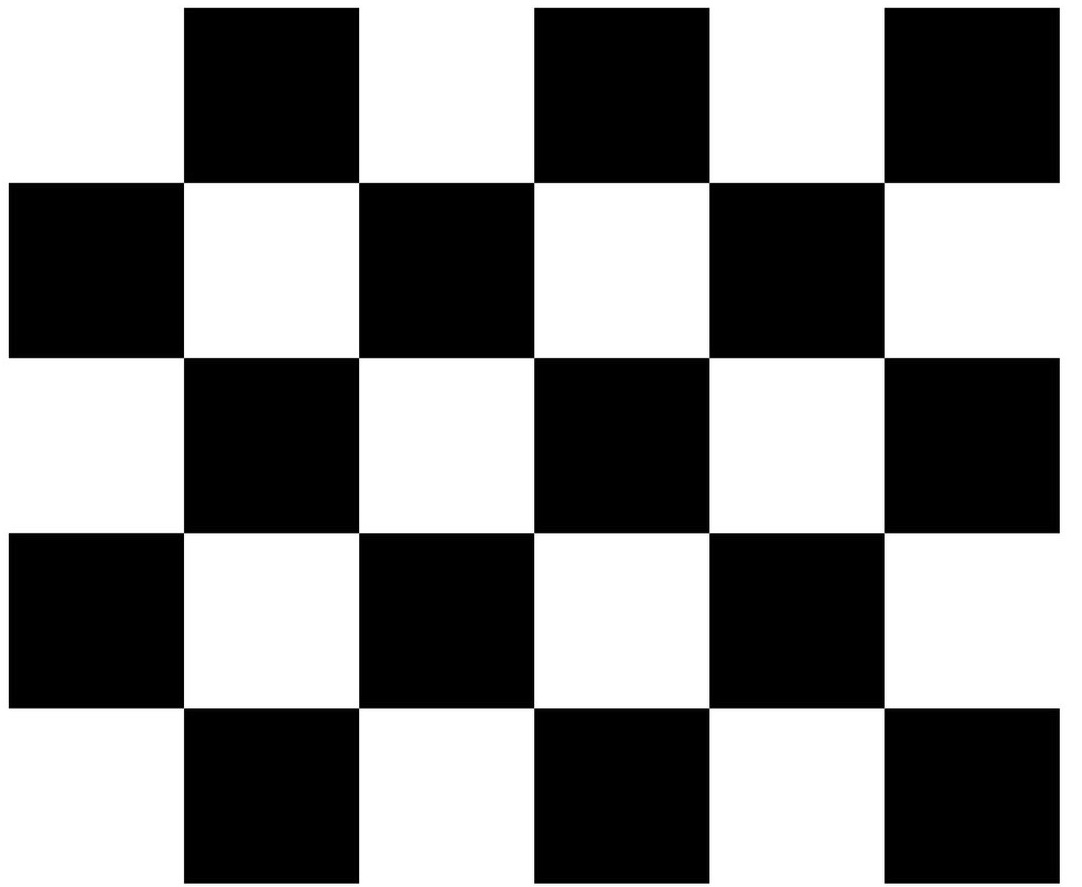
//> input picture resources/test.jpg, 1082 x 887 px
$ ./main   (built with g++ and OpenCV 4)
//> lines starting //> are read from the running program, lines starting //| are printed output that depends on the picture; after the words box and inside, x2 and y2 are one past the last pixel; in counts of white or black regions, pixels touching at a corner belong together
//
//  main.cpp
//  homography
//
//  Created by Gaston on 1/23/13.
//
//

#include <iostream>
#include <opencv2/opencv.hpp>

using namespace std;
using namespace cv;


void my_mouse_callback( int event, int x, int y, int flags, void* param );
Point getPoint(int x, int y, const Mat* homo);    //<! used to retrieve point*homography
void drawPointOnBoth(Point pos);

Mat homo;
Mat pattern, captor;

int main(int argc, const char * argv[])
{

    string resources="/Users/Gaston/dev/RDC/resources/";
    cout << "init" << endl;
    pattern = imread(resources + "test.jpg");
//> pattern is the input picture: 887 rows x 1082 cols, CV_8UC3; min 0, max 255, mean 132.7
    captor = imread(resources + "captor.jpg");
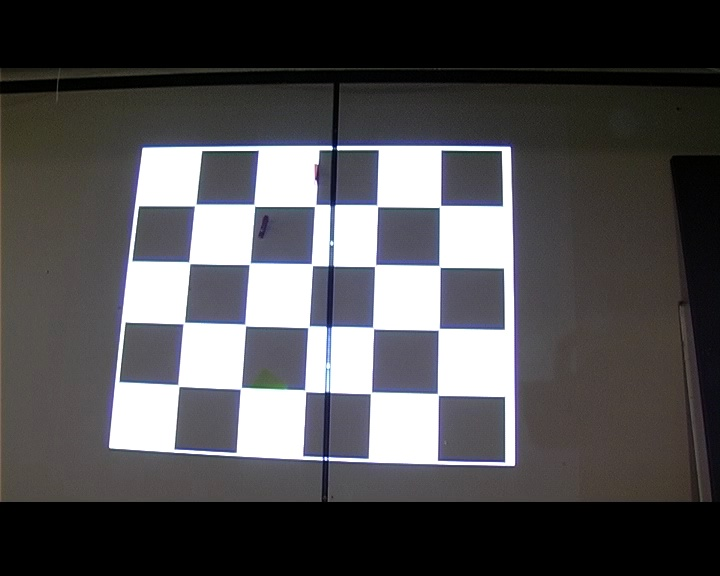
//> input picture resources/captor.jpg, 720 x 576 px
//> captor is the input picture: 576 rows x 720 cols, CV_8UC3; mean B, G, R 80.9, 79.1, 80.1
    int width = pattern.cols;
//> width = 1082


    Size boardSize(5, 4);

    vector<Point2f> patternCorners;
    bool patternFound = findChessboardCorners(pattern, boardSize, patternCorners,  CV_CALIB_CB_ADAPTIVE_THRESH);
//> patternCorners = 20 Points (x, y), first 12: [884.1, 708], [709, 708], [533.6, 708], [358.6, 707.9], [183.5, 708], [884.1, 532.8], [708.9, 532.8], [533.7, 532.7], [358.6, 532.7], [183.5, 532.7], [884.1, 357.7], [708.8, 357.6]; patternFound = true

    vector<Point2f> picCorners;
    bool picFound = findChessboardCorners(captor, boardSize, picCorners, CV_CALIB_CB_ADAPTIVE_THRESH|CV_CALIB_CB_FILTER_QUADS);
//> picCorners = 20 Points (x, y), first 12: [436, 391], [370.2, 393.7], [305.9, 391.7], [240.1, 389.3], [179.4, 386.6], [438.2, 330.1], [373.6, 328.6], [307.5, 327.7], [245.7, 325.7], [184.6, 322.1], [440.4, 267.5], [374.3, 266.6]; picFound = true

    drawChessboardCorners(pattern, boardSize, patternCorners, patternFound);
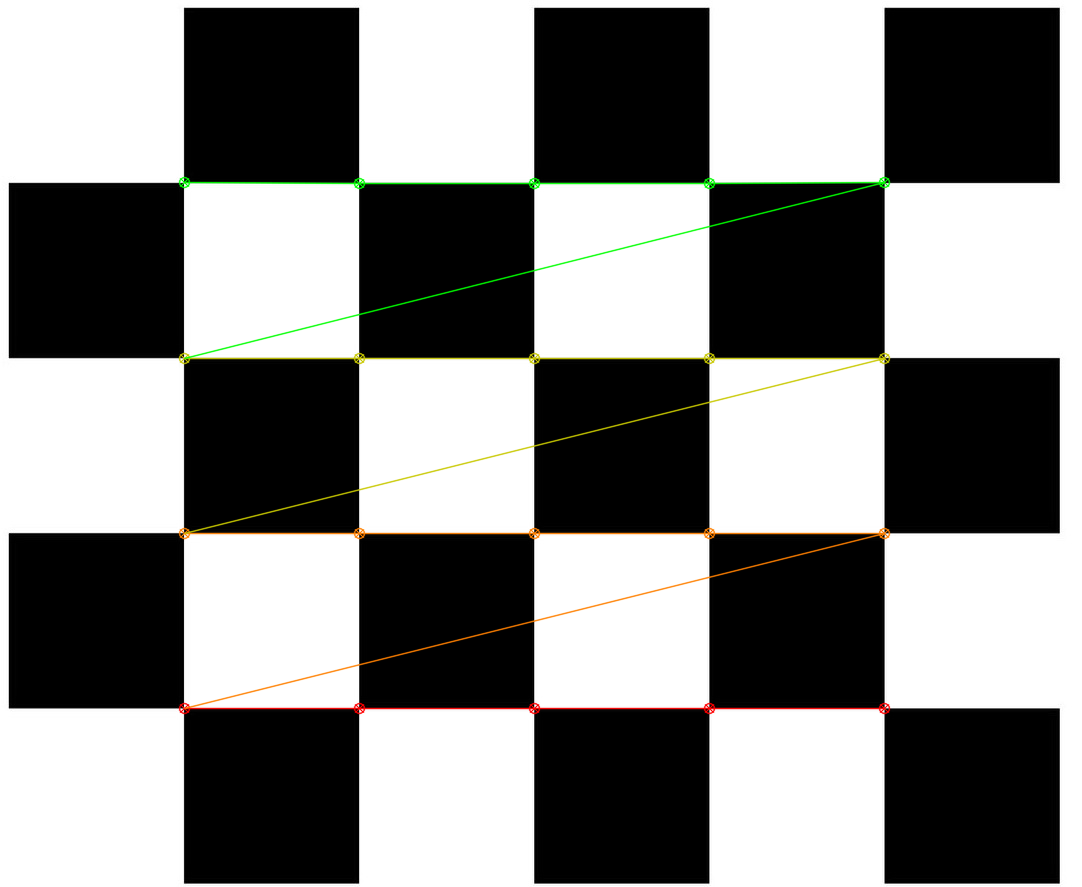
//> pattern: 887 rows x 1082 cols, CV_8UC3; 1.71% of pixels changed, all inside (x1, y1, x2, y2) = (178, 176, 891, 715)
    drawChessboardCorners(captor, boardSize, picCorners, picFound);
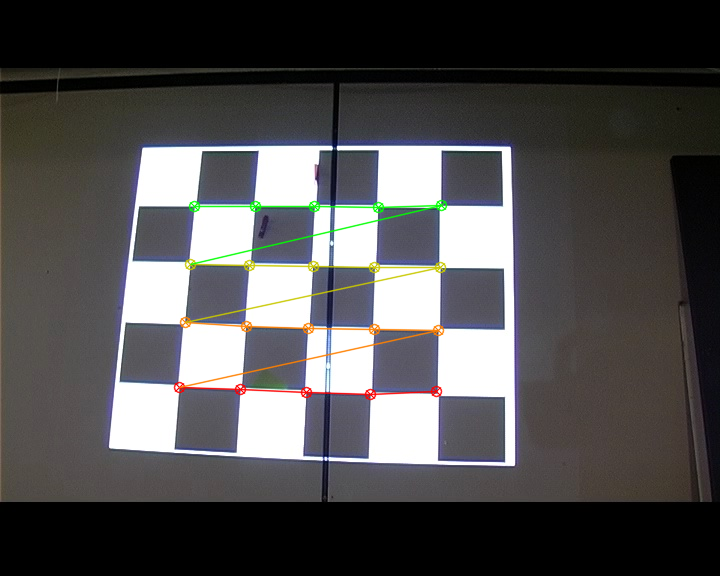
//> captor: 576 rows x 720 cols, CV_8UC3; 1.68% of pixels changed, all inside (x1, y1, x2, y2) = (173, 199, 448, 401)
    Mat result;


    cout << "pattern: " << patternFound << ", picture: " << picFound << endl;
//| pattern: 1, picture: 1
    if(patternFound && picFound)
    {
        homo = findHomography(picCorners, patternCorners);
//> homo = [[3.28, 0.337, -505.2], [0.0282, 3.4, -504.8], [0.000179, 0.000301, 1]]
        warpPerspective(captor, // input image
                        result,         // output image
                        homo,      // homography
                        Size(pattern.cols,
                             pattern.rows));
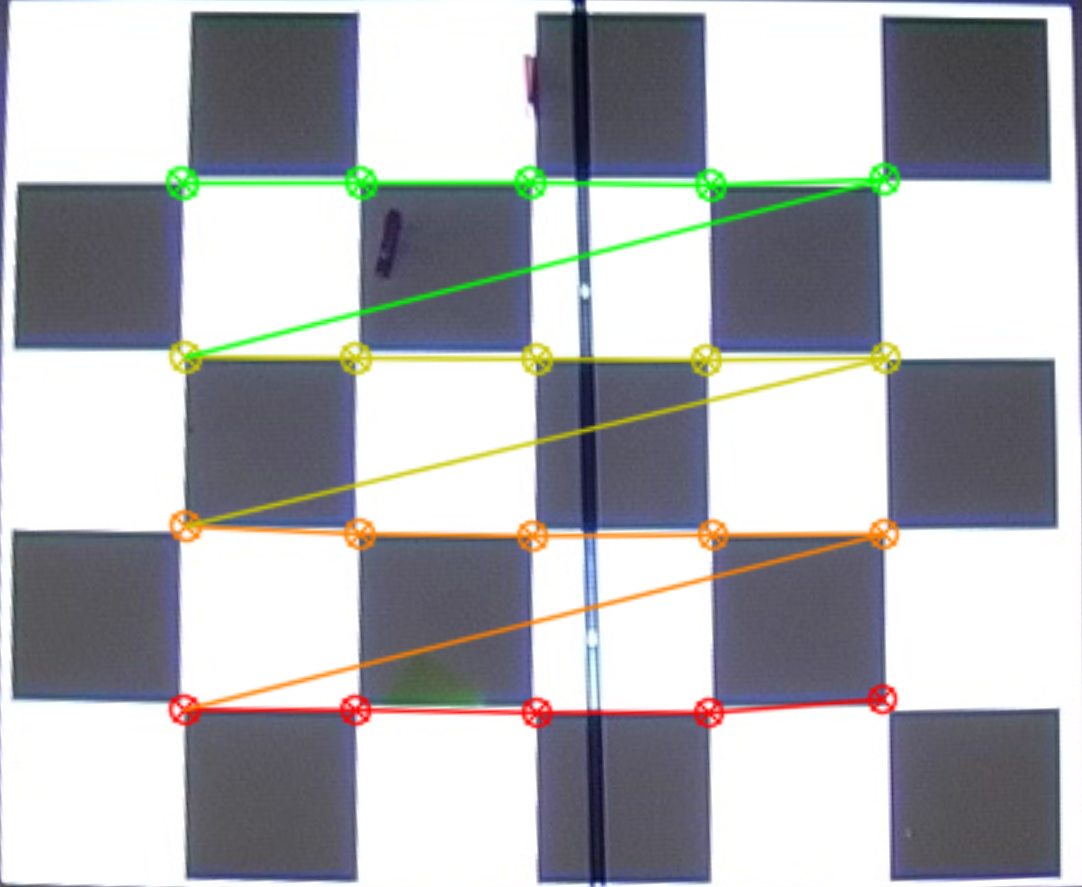
//> result: 887 rows x 1082 cols, CV_8UC3; mean B, G, R 179.7, 176.3, 175.3
        cout << "warped" << endl;
    }


    while(1)
    {
        Mat pattern_, captor_, result_;
        Size renderSize(width, width*pattern.rows/pattern.cols);
//> renderSize = Size(1082, 887)
        resize(pattern, pattern_, renderSize);
        resize(captor, captor_, renderSize);
        resize(result, result_, renderSize);
        imshow("pattern", pattern_);
        imshow("result", result);
        imshow("pic", captor_);
        setMouseCallback("pic", my_mouse_callback);

        if(waitKey(20) > 0)
//> the Esc key is pressed
        {
            break;
        }
    }
    destroyAllWindows();
    return 0;
}

// [46 lines left out: functions my_mouse_callback, getPoint, drawPointOnBoth, not called in this run]
